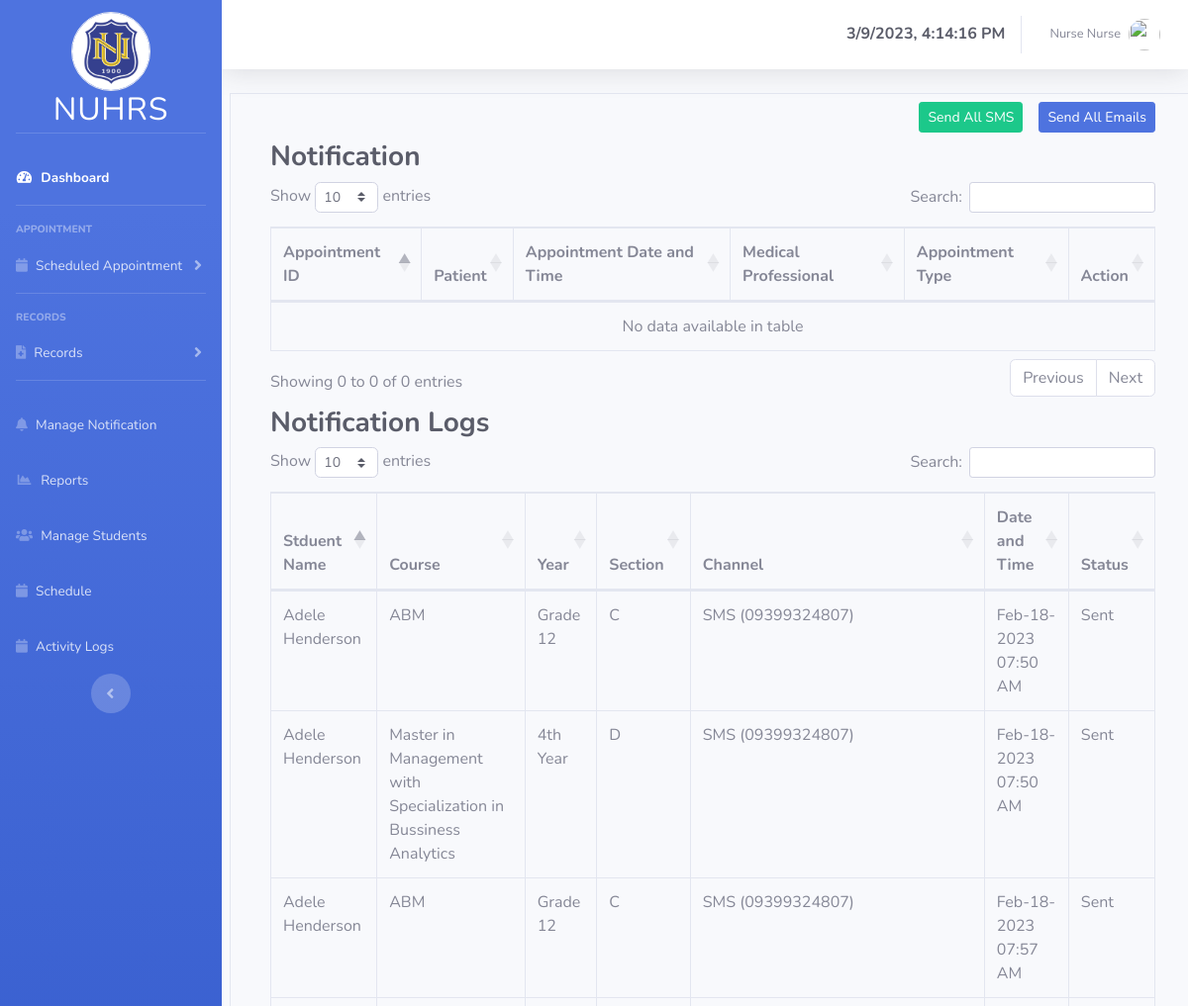
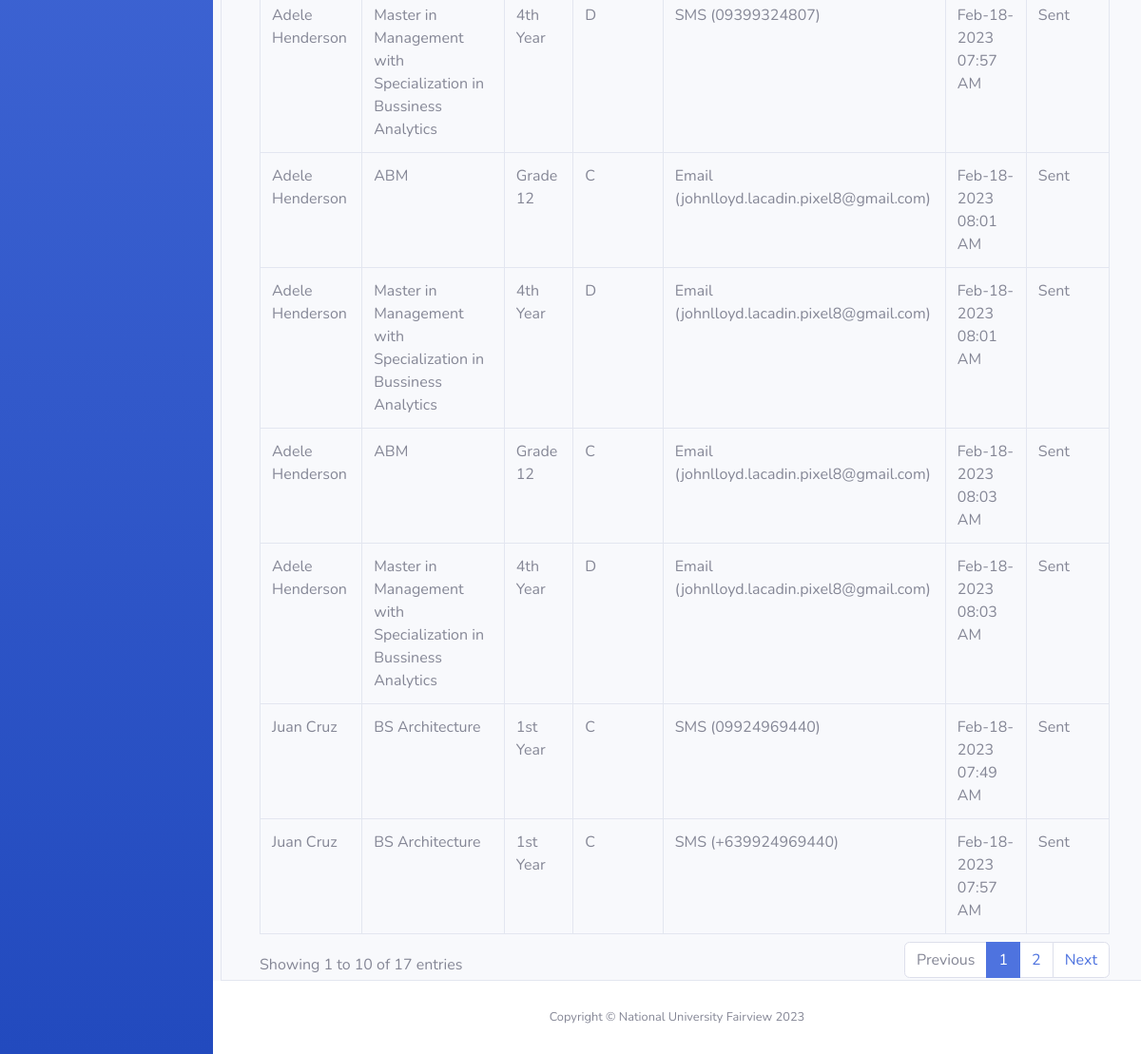
Page /super_admin/manage_notification.php (signed in) on the committed database (2 pictures, top to bottom).
### tables this page shows
CREATE TABLE `users` (
  `id` int(11) NOT NULL,
  `user_type_id` int(11) NOT NULL,
  `firstName` varchar(25) NOT NULL,
  `middleName` varchar(25) DEFAULT NULL,
  `lastName` varchar(25) NOT NULL,
  `password` varchar(255) NOT NULL,
  `email_address` varchar(45) NOT NULL,
  `profile_img` varchar(255) DEFAULT NULL
);

CREATE TABLE `notification_logs` (
  `id` int(11) NOT NULL,
  `user_id` int(11) NOT NULL,
  `channel` varchar(50) NOT NULL,
  `date_time` datetime DEFAULT NULL,
  `status` varchar(15) NOT NULL
);

CREATE TABLE `students` (
  `id` int(11) NOT NULL,
  `userID` int(11) NOT NULL,
  `student_id_number` varchar(45) NOT NULL,
  `birthdate` date NOT NULL,
  `province` varchar(50) NOT NULL,
  `city_municipality` varchar(50) NOT NULL,
  `barangay` varchar(50) NOT NULL,
  `courseID` int(11) NOT NULL COMMENT 'FK for lookup table',
  `nationality` varchar(15) NOT NULL COMMENT 'FK for lookup',
  `year` varchar(20) NOT NULL COMMENT 'FK for lookup',
  `section` varchar(20) NOT NULL COMMENT 'FK for lookup',
  `sex` varchar(15) NOT NULL COMMENT 'FK for lookup',
  `contact_number` varchar(25) NOT NULL,
  `religion` varchar(25) NOT NULL COMMENT 'FK for lookup',
  `age` int(11) NOT NULL,
  `emergency_contact_number` varchar(25) NOT NULL,
  `emergency_address` varchar(100) NOT NULL,
  `emergency_relationship` varchar(25) NOT NULL,
  `emergency_person_name` varchar(100) NOT NULL,
  `status` varchar(15) NOT NULL
);

### super_admin/manage_notification.php (the view, shortened to what this page needs)
<?php
include_once("layouts/header-sidebar.php") ?>
<div class="container-fluid mx-2 border border-rounded ">
    <div class="row mt-2 mb-2">
        <div class="col d-flex align-item-center justify-content-end ">
            <form action="../Controller/SMSController.php" method="post">
                <button type="submit" class="btn btn-success btn-sm mr-3" name="send_all_sms">Send All SMS</button>
            </form>
            <form action="../Controller/EmailController.php" method="post">
                <button type="submit" class="btn btn-primary btn-sm mr-3" name="send_all_notif">Send All Emails</button>
            </form>
        </div>
    </div>
    <div class="row  px-3">
        <div class="col">
            <h3 class="font-weight-bold text-dark" style="width: 90%;">Notification</h3>
            <table id="send_notif" class="table table-bordered" style="width: 100%;">
                <thead>
                    <tr>
                        <th>Appointment ID</th>
                        <th>Patient</th>
                        <th>Appointment Date and Time</th>
                        <th>Medical Professional</th>
                        <th>Appointment Type</th>
                        <th>Action</th>
                    </tr>
                </thead>
                <tbody>
                </tbody>
            </table>
        </div>
    </div>
    <div class="row px-3 mt-2">
        <div class="col">
            <h3 class="font-weight-bold text-dark" style="width: 90%;">Notification Logs</h3>
            <table id="notif_logs" class="table table-bordered" style="width: 100%;">
                <thead>
                    <tr>
                        <th>Stduent Name</th>
                        <th>Course</th>
                        <th>Year</th>
                        <th>Section</th>
                        <th>Channel</th>
                        <th>Date and Time</th>
                        <th>Status</th>
                    </tr>
                </thead>
                <tbody>
                <?php
                $selectNotificationLogs = mysqli_query($conn,"SELECT *,notification_logs.status AS notif_status  FROM notification_logs INNER JOIN students ON students.userID = notification_logs.user_id INNER JOIN users ON students.userID = users.id");
                while($row = $selectNotificationLogs->fetch_assoc()){
                ?>
                    <tr>
                        <td><?php echo $row['firstName']."".$row['middleName']." ".$row['lastName']; ?></td>
                        <td>
                            <?php
                            switch($row['courseID']){
                              case "2" : echo "BS Architecture"; break;
                              case "11" : echo "Master in Management with Specialization in Bussiness Analytics"; break;
                              case "12" : echo "ABM"; break;
                          }?>
                        </td>
                        <td><?php echo $row['year']; ?></td>
                        <td><?php echo $row['section']; ?></td>
                        <td><?php echo $row['channel']; ?></td>
                        <td><?php echo date('M-d-Y h:i A',strtotime($row['date_time']));?></td>
                        <td><?php echo $row['notif_status'];?></td>
                    </tr>
                <?php } ?>
                </tbody>
            </table>
        </div>
    </div>
</div>
<?php include_once("layouts/footer.php") ?>

### super_admin/layouts/header-sidebar.php (shortened to what this page needs)
<?php
$db = new DatabaseConnection();
$conn = $db->conn;
$geActiveInfo = mysqli_query($conn,"SELECT *, users.id AS user_id FROM users");
while($row = $geActiveInfo->fetch_assoc()){
        $active_firstname = $row['firstName'];
        $active_lastname = $row['lastName'];
        $active_avatar = $row['profile_img'];
}
?>
<!DOCTYPE html>
<html lang="en">
<head>
    <link href="../vendor/fontawesome-free/css/all.min.css" rel="stylesheet" type="text/css">
    <link href="../css/sb-admin-2.min.css" rel="stylesheet">
    <link rel="stylesheet" href="../vendor/datatables/dataTables.bootstrap4.min.css">
    <link rel="stylesheet" href="https://cdn.datatables.net/1.13.1/css/dataTables.bootstrap4.min.css">
</head>
<body id="page-top">
    <div id="wrapper">
        <ul class="navbar-nav bg-gradient-primary sidebar sidebar-dark accordion" id="accordionSidebar">
             <a class="sidebar-brand d-flex align-items-center justify-content-center mt-3" href="dashboard.php">
                <div class="sidebar-brand-icon d-flex flex-column mt-5 align-items-center">
                    <img src="../images/nulogo.png" alt="LOGO" height="80" width="80" class="border rounded-circle">
                    <div class="sidebar-brand-text mx-3 h2">NUHRS</div>
                </div>
            </a>
            <hr class="sidebar-divider mt-5">
            <li class="nav-item active">
                <a class="nav-link" href="dashboard.php">
                    <i class="fas fa-fw fa-tachometer-alt"></i>
                    <span>Dashboard</span></a>
            </li>
            <hr class="sidebar-divider">
            <div class="sidebar-heading">
                APPOINTMENT
            </div>
            <li class="nav-item">
                <a class="nav-link collapsed" href="#" data-toggle="collapse" data-target="#collapseTwo"
                    aria-expanded="true" aria-controls="collapseTwo">
                    <i class="fas fa-calendar"></i>
                    <span>Scheduled Appointment</span>
                </a>
            </li>
            <hr class="sidebar-divider">
            <div class="sidebar-heading">
                RECORDS
            </div>
            <li class="nav-item">
                <a class="nav-link collapsed" href="#" data-toggle="collapse" data-target="#collapseUtilities"
                    aria-expanded="true" aria-controls="collapseUtilities">
                    <i class="fas fa-file-medical"></i>
                    <span>Records</span>
                </a>
            </li>
            <hr class="sidebar-divider">
            <li class="nav-item">
                <a class="nav-link" href="manage_notification.php">
                    <i class="fas fa-bell"></i>
                    <span>Manage Notification</span></a>
            </li>
            <li class="nav-item">
                <a class="nav-link" href="reports.php">
                    <i class="fas fa-fw fa-chart-area"></i>
                    <span>Reports</span></a>
            </li>
            <li class="nav-item">
                <a class="nav-link" href="manage-student.php">
                <i class="fas fa-users"></i>
                    <span>Manage Students</span></a>
            </li>
            <li class="nav-item">
                <a class="nav-link" href="schedule.php">
                <i class="fas fa-calendar"></i>
                    <span>Schedule</span></a>
            </li>
            <li class="nav-item">
                <a class="nav-link" href="activity_logs.php">
                <i class="fas fa-calendar"></i>
                    <span>Activity Logs</span></a>
            </li>
            <div class="text-center d-none d-md-inline">
                <button class="rounded-circle border-0" id="sidebarToggle"></button>
            </div>
        </ul>
        <div id="content-wrapper" class="d-flex flex-column ">
            <div id="content">
                <nav class="navbar navbar-expand navbar-light bg-white topbar mb-4 static-top shadow ">
                    <ul class="navbar-nav ml-auto">
                        <div class="d-flex align-items-center justify-content-center">
                        <h6 id="clock" class="text-center d-flex align-items-center justify-content-center text-dark font-weight-bold mt-2"></h6>
                        </div>
                        <li class="nav-item dropdown no-arrow">
                            <a class="nav-link dropdown-toggle" href="#" id="userDropdown" role="button"
                                data-toggle="dropdown" aria-haspopup="true" aria-expanded="false">
                                    <span class="mr-2 d-none d-lg-inline text-gray-600 small"><?php echo $active_firstname." ".$active_lastname ?></span>
                                    <?php if (empty($active_avatar)) {?>
                                        <img class="img-profile rounded-circle" src="http://ssl.gstatic.com/accounts/ui/avatar_2x.png">
                                    <?php } else {?>
                                        <img class="img-profile rounded-circle" src="../Controller/user_avatars/<?php echo $active_avatar ?>">
                                    <?php } ?>
                            </a>
                        </li>
                    </ul>
                </nav>

### rows in the picture
users: firstName "Nurse", lastName "Nurse"
notification_logs: user.firstName "Juan", user.lastName "Cruz", shows "BS Architecture", students.year "1st Year", students.section "C", channel "SMS (09924969440)", date_time "Feb-18-2023 07:49 AM", status "Sent"
notification_logs: user.firstName "Adele", user.lastName "Henderson", shows "ABM", students.year "Grade 12", students.section "C", channel "SMS (09399324807)", date_time "Feb-18-2023 07:50 AM", status "Sent", students.year "4th Year", students.section "D"
notification_logs: user.firstName "Adele", user.lastName "Henderson", shows "ABM", students.year "Grade 12", students.section "C", channel "SMS (09399324807)", date_time "Feb-18-2023 07:57 AM", status "Sent", students.year "4th Year", students.section "D"
notification_logs: user.firstName "Juan", user.lastName "Cruz", shows "BS Architecture", students.year "1st Year", students.section "C", channel "SMS (+639924969440)", date_time "Feb-18-2023 07:57 AM", status "Sent"
notification_logs: user.firstName "Adele", user.lastName "Henderson", shows "ABM", students.year "Grade 12", students.section "C", channel "Email (johnlloyd.lacadin.pixel8@gmail.com)", date_time "Feb-18-2023 08:01 AM", status "Sent", students.year "4th Year", students.section "D"
notification_logs: user.firstName "Adele", user.lastName "Henderson", shows "ABM", students.year "Grade 12", students.section "C", channel "Email (johnlloyd.lacadin.pixel8@gmail.com)", date_time "Feb-18-2023 08:03 AM", status "Sent", students.year "4th Year", students.section "D"
